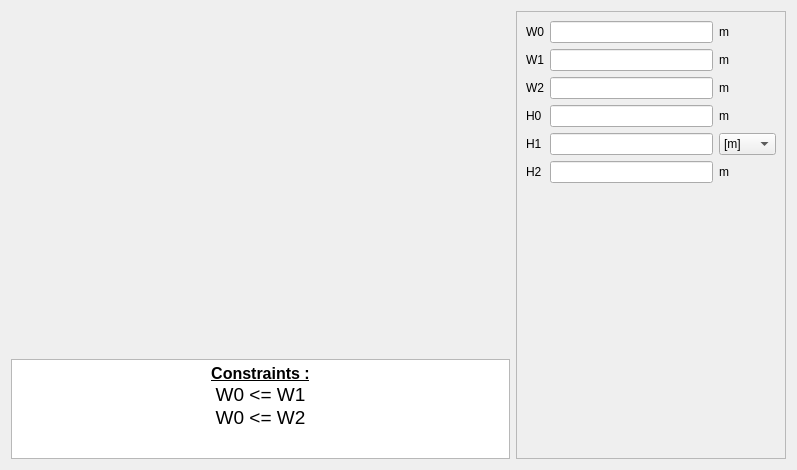
<?xml version="1.0" encoding="UTF-8"?>
<ui version="4.0">
 <class>PWSlot21</class>
 <widget class="QWidget" name="PWSlot21">
  <property name="geometry">
   <rect>
    <x>0</x>
    <y>0</y>
    <width>797</width>
    <height>470</height>
   </rect>
  </property>
  <property name="minimumSize">
   <size>
    <width>630</width>
    <height>470</height>
   </size>
  </property>
  <property name="maximumSize">
   <size>
    <width>16777215</width>
    <height>16777215</height>
   </size>
  </property>
  <property name="windowTitle">
   <string>Form</string>
  </property>
  <layout class="QHBoxLayout" name="horizontalLayout">
   <item>
    <layout class="QVBoxLayout" name="verticalLayout_2">
     <item>
      <widget class="QLabel" name="img_slot">
       <property name="sizePolicy">
        <sizepolicy hsizetype="Expanding" vsizetype="Expanding">
         <horstretch>0</horstretch>
         <verstretch>0</verstretch>
        </sizepolicy>
       </property>
       <property name="maximumSize">
        <size>
         <width>16777215</width>
         <height>16777215</height>
        </size>
       </property>
       <property name="text">
        <string/>
       </property>
       <property name="pixmap">
        <pixmap resource="../../../../Resources/pyleecan.qrc">:/images/images/MachineSetup/WSlot/SlotW21.png</pixmap>
       </property>
       <property name="scaledContents">
        <bool>false</bool>
       </property>
       <property name="alignment">
        <set>Qt::AlignCenter</set>
       </property>
      </widget>
     </item>
     <item>
      <widget class="QTextEdit" name="txt_constraint">
       <property name="sizePolicy">
        <sizepolicy hsizetype="Expanding" vsizetype="Fixed">
         <horstretch>0</horstretch>
         <verstretch>0</verstretch>
        </sizepolicy>
       </property>
       <property name="maximumSize">
        <size>
         <width>16777215</width>
         <height>100</height>
        </size>
       </property>
       <property name="verticalScrollBarPolicy">
        <enum>Qt::ScrollBarAlwaysOff</enum>
       </property>
       <property name="html">
        <string>&lt;!DOCTYPE HTML PUBLIC &quot;-//W3C//DTD HTML 4.0//EN&quot; &quot;http://www.w3.org/TR/REC-html40/strict.dtd&quot;&gt;
&lt;html&gt;&lt;head&gt;&lt;meta name=&quot;qrichtext&quot; content=&quot;1&quot; /&gt;&lt;style type=&quot;text/css&quot;&gt;
p, li { white-space: pre-wrap; }
&lt;/style&gt;&lt;/head&gt;&lt;body style=&quot; font-family:'MS Shell Dlg 2'; font-size:7.8pt; font-weight:400; font-style:normal;&quot;&gt;
&lt;p align=&quot;center&quot; style=&quot; margin-top:0px; margin-bottom:0px; margin-left:0px; margin-right:0px; -qt-block-indent:0; text-indent:0px;&quot;&gt;&lt;span style=&quot; font-size:12pt; font-weight:600; text-decoration: underline;&quot;&gt;Constraints :&lt;/span&gt;&lt;/p&gt;
&lt;p align=&quot;center&quot; style=&quot; margin-top:0px; margin-bottom:0px; margin-left:0px; margin-right:0px; -qt-block-indent:0; text-indent:0px;&quot;&gt;&lt;span style=&quot; font-size:14pt;&quot;&gt;W0 &amp;lt;= W1&lt;/span&gt;&lt;/p&gt;
&lt;p align=&quot;center&quot; style=&quot; margin-top:0px; margin-bottom:0px; margin-left:0px; margin-right:0px; -qt-block-indent:0; text-indent:0px;&quot;&gt;&lt;span style=&quot; font-size:14pt;&quot;&gt;W0 &amp;lt;= W2&lt;/span&gt;&lt;/p&gt;&lt;/body&gt;&lt;/html&gt;</string>
       </property>
       <property name="textInteractionFlags">
        <set>Qt::TextSelectableByKeyboard|Qt::TextSelectableByMouse</set>
       </property>
      </widget>
     </item>
    </layout>
   </item>
   <item>
    <widget class="QScrollArea" name="scrollArea">
     <property name="minimumSize">
      <size>
       <width>270</width>
       <height>0</height>
      </size>
     </property>
     <property name="maximumSize">
      <size>
       <width>270</width>
       <height>16777215</height>
      </size>
     </property>
     <property name="widgetResizable">
      <bool>true</bool>
     </property>
     <widget class="QWidget" name="scrollAreaWidgetContents">
      <property name="geometry">
       <rect>
        <x>0</x>
        <y>0</y>
        <width>268</width>
        <height>446</height>
       </rect>
      </property>
      <layout class="QVBoxLayout" name="verticalLayout">
       <item>
        <layout class="QGridLayout" name="gridLayout">
         <item row="0" column="1">
          <widget class="FloatEdit" name="lf_W0"/>
         </item>
         <item row="0" column="0">
          <widget class="QLabel" name="in_W0">
           <property name="text">
            <string>W0</string>
           </property>
          </widget>
         </item>
         <item row="1" column="2">
          <widget class="QLabel" name="unit_W1">
           <property name="text">
            <string>m</string>
           </property>
          </widget>
         </item>
         <item row="1" column="1">
          <widget class="FloatEdit" name="lf_W1"/>
         </item>
         <item row="1" column="0">
          <widget class="QLabel" name="in_W1">
           <property name="text">
            <string>W1</string>
           </property>
          </widget>
         </item>
         <item row="0" column="2">
          <widget class="QLabel" name="unit_W0">
           <property name="text">
            <string>m</string>
           </property>
          </widget>
         </item>
         <item row="2" column="0">
          <widget class="QLabel" name="in_W2">
           <property name="text">
            <string>W2</string>
           </property>
          </widget>
         </item>
         <item row="2" column="1">
          <widget class="FloatEdit" name="lf_W2"/>
         </item>
         <item row="2" column="2">
          <widget class="QLabel" name="unit_W2">
           <property name="text">
            <string>m</string>
           </property>
          </widget>
         </item>
         <item row="3" column="0">
          <widget class="QLabel" name="in_H0">
           <property name="text">
            <string>H0</string>
           </property>
          </widget>
         </item>
         <item row="3" column="1">
          <widget class="FloatEdit" name="lf_H0"/>
         </item>
         <item row="3" column="2">
          <widget class="QLabel" name="unit_H0">
           <property name="text">
            <string>m</string>
           </property>
          </widget>
         </item>
         <item row="4" column="0">
          <widget class="QLabel" name="in_H1">
           <property name="text">
            <string>H1</string>
           </property>
          </widget>
         </item>
         <item row="4" column="1">
          <widget class="FloatEdit" name="lf_H1"/>
         </item>
         <item row="4" column="2">
          <widget class="QComboBox" name="c_H1_unit">
           <item>
            <property name="text">
             <string>[m]</string>
            </property>
           </item>
           <item>
            <property name="text">
             <string>[rad]</string>
            </property>
           </item>
           <item>
            <property name="text">
             <string>[deg]</string>
            </property>
           </item>
          </widget>
         </item>
         <item row="5" column="0">
          <widget class="QLabel" name="in_H2">
           <property name="text">
            <string>H2</string>
           </property>
          </widget>
         </item>
         <item row="5" column="1">
          <widget class="FloatEdit" name="lf_H2"/>
         </item>
         <item row="5" column="2">
          <widget class="QLabel" name="unit_H2">
           <property name="text">
            <string>m</string>
           </property>
          </widget>
         </item>
        </layout>
       </item>
       <item>
        <spacer name="verticalSpacer">
         <property name="orientation">
          <enum>Qt::Vertical</enum>
         </property>
         <property name="sizeHint" stdset="0">
          <size>
           <width>20</width>
           <height>40</height>
          </size>
         </property>
        </spacer>
       </item>
       <item>
        <widget class="WWSlotOut" name="w_out" native="true"/>
       </item>
      </layout>
     </widget>
    </widget>
   </item>
  </layout>
 </widget>
 <customwidgets>
  <customwidget>
   <class>FloatEdit</class>
   <extends>QLineEdit</extends>
   <header>......GUI/Tools/FloatEdit.h</header>
  </customwidget>
  <customwidget>
   <class>WWSlotOut</class>
   <extends>QWidget</extends>
   <header>......GUI.Dialog.DMachineSetup.SWSlot.WWSlotOut.WWSlotOut.h</header>
   <container>1</container>
  </customwidget>
 </customwidgets>
 <tabstops>
  <tabstop>lf_W0</tabstop>
  <tabstop>lf_W1</tabstop>
  <tabstop>lf_W2</tabstop>
  <tabstop>lf_H0</tabstop>
  <tabstop>lf_H1</tabstop>
  <tabstop>c_H1_unit</tabstop>
  <tabstop>lf_H2</tabstop>
  <tabstop>txt_constraint</tabstop>
 </tabstops>
 <resources>
  <include location="../../../../Resources/pyleecan.qrc"/>
  <include location="../../../../Resources/pyleecan.qrc"/>
 </resources>
 <connections/>
</ui>
